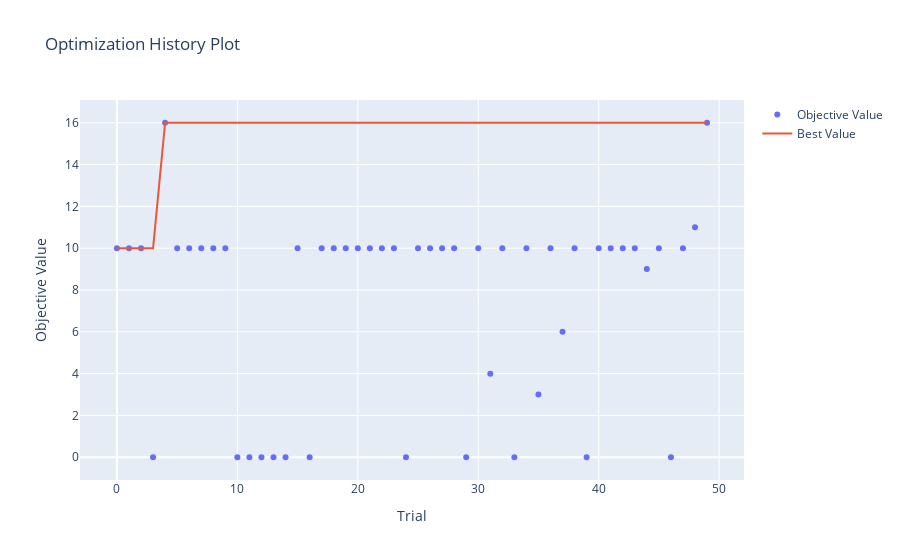

The cell this chart's notebook holds for it:
### Code cell
vis.plot_optimization_history(study)

### Figure 1 — Plotly figure (JSON) as saved in the notebook; plotly's stock layout.template omitted (floating-point values rounded to 4 significant figures)
{"data": [{"mode": "markers", "name": "Objective Value", "type": "scatter", "x": [0, 1, 2, 3, 4, 5, 6, 7, 8, 9, 10, 11, 12, 13, 14, 15, 16, 17, 18, 19, 20, 21, 22, 23, 24, 25, 26, 27, 28, 29, 30, 31, 32, 33, 34, 35, 36, 37, 38, 39, 40, 41, 42, 43, 44, 45, 46, 47, 48, 49], "y": [10, 10, 10, 0, 16, 10, 10, 10, 10, 10, 0, 0, 0, 0, 0, 10, 0, 10, 10, 10, 10, 10, 10, 10, 0, 10, 10, 10, 10, 0, 10, 4, 10, 0, 10, 3, 10, 6, 10, 0, 10, 10, 10, 10, 9, 10, 0, 10, 11, 16]}, {"mode": "lines", "name": "Best Value", "type": "scatter", "x": [0, 1, 2, 3, 4, 5, 6, 7, 8, 9, 10, 11, 12, 13, 14, 15, 16, 17, 18, 19, 20, 21, 22, 23, 24, 25, 26, 27, 28, 29, 30, 31, 32, 33, 34, 35, 36, 37, 38, 39, 40, 41, 42, 43, 44, 45, 46, 47, 48, 49], "y": [10, 10, 10, 10, 16, 16, 16, 16, 16, 16, 16, 16, 16, 16, 16, 16, 16, 16, 16, 16, 16, 16, 16, 16, 16, 16, 16, 16, 16, 16, 16, 16, 16, 16, 16, 16, 16, 16, 16, 16, 16, 16, 16, 16, 16, 16, 16, 16, 16, 16]}, {"marker": {"color": "#cccccc"}, "mode": "markers", "name": "Infeasible Trial", "showlegend": false, "type": "scatter", "x": [], "y": []}], "layout": {"title": {"text": "Optimization History Plot"}, "xaxis": {"title": {"text": "Trial"}}, "yaxis": {"title": {"text": "Objective Value"}}}}
